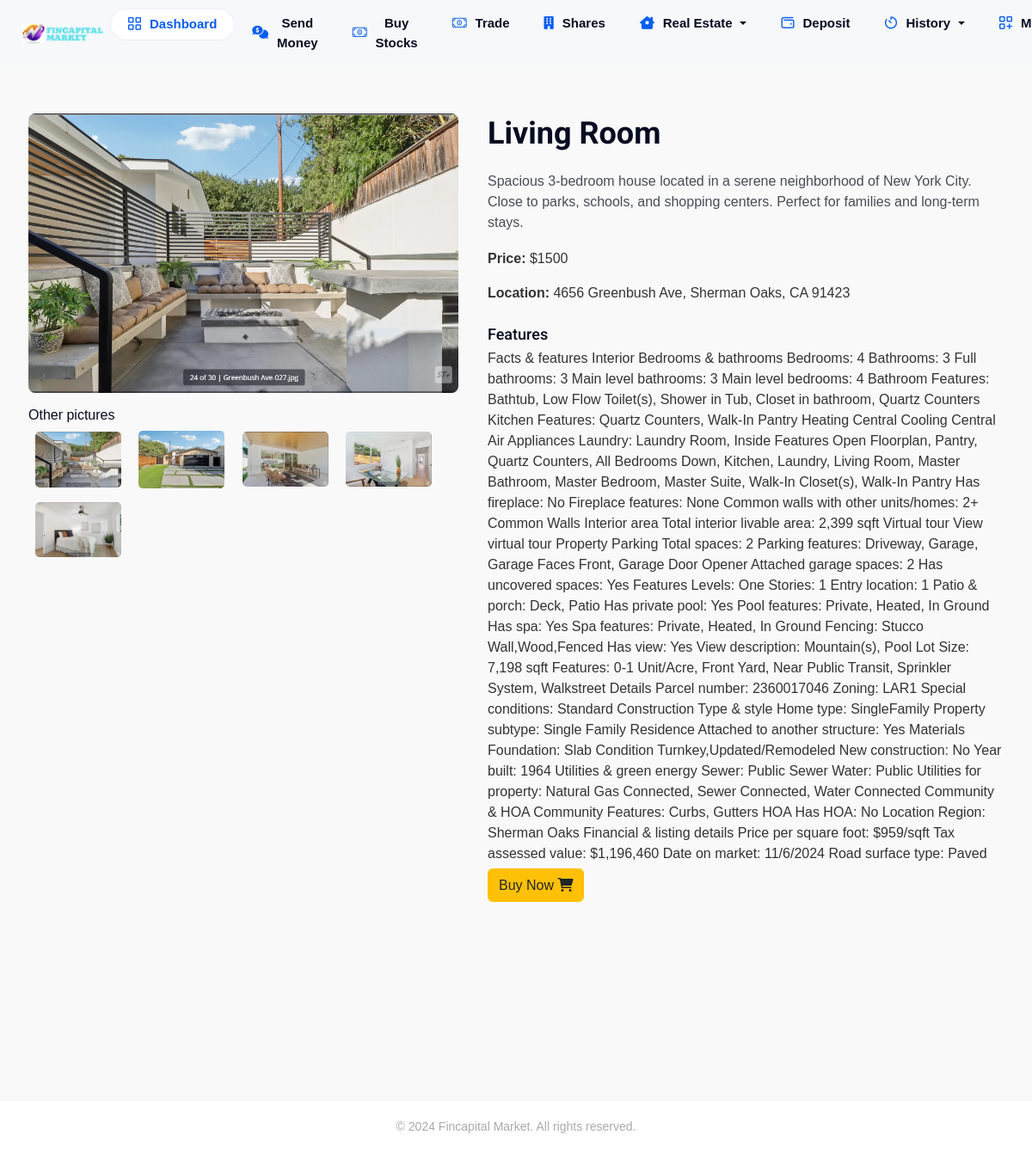
Page /houserentinfo/1 (signed in) on the committed database.
### userapp/models.py (models this page shows, shortened)
class Houseforrent(models.Model):
    name = models.CharField(max_length=100)
    location = models.CharField(max_length=100)
    price = models.IntegerField(default=1000)
    description = models.TextField(max_length=10000, default='mmml')
    features = models.TextField(max_length=10000)
    main_picture = models.FileField(upload_to='houseforrent/main_pictures/')  # Main display picture
    rentother_pictures = models.ManyToManyField('HouseforrentPictures', related_name='houses')  # Fixed reference

class HouseforrentPictures(models.Model):
    picture = models.FileField(upload_to='houseforrent/rentother_pictures/')  # Store multiple pictures

### userapp/views.py (the view)
# urls.py: path('houserentinfo/<str:id>',views.houserentinfo, name='houserentinfo'),
@login_required
def houserentinfo(request, id):
   x = Houseforrent.objects.get(id=id)
   return render(request,'user/houserentinfo.html', locals())

### userapp/context_processors.py (called while the page is built)
def notifications_processor(request):
    notif = None  # Initialize notifications as None
    if request.user.is_authenticated:  # Check if the user is logged in
        try:
            notif = notification.objects.filter(user=request.user)
        except notification.DoesNotExist:
            notif = None
    return {'notifications': notif}  # Return notifications to be available globally

### template/user/houserentinfo.html (shortened to what this page needs)
{% extends 'user/base.html' %}
{% load static %}
{% block content %}
    <main class="product-details">
        <section class="image-gallery">
            <img id="main-image" src="{{x.main_picture.url}}" alt="Main House Image">
            <div class="thumbnails">
                <h6 class="mt-3">Other pictures</h6>
                <img src="{{x.main_picture.url}}" alt="other images" onclick="changeImage('{{x.main_picture.url}}')">
                {% for picture in x.rentother_pictures.all %}
                <img src="{{ picture.picture.url }}" alt="other images" onclick="changeImage('{{ picture.picture.url }}')">
                {% endfor %}
            </div>
        </section>
        <section class="house-info">
            <h2>{{x.name}}</h2>
            <p>{{x.description}}.</p>
            <div class="features">
                <ul>
                    <li><strong>Price:</strong> ${{x.price}}</li>
                    <li><strong>Location:</strong> {{x.location}}</li>
                    <li></li><h5>Features</h5></li>
                    {{x.features}}
                </ul>
            </div>
            <div class="buy" style="display: flex;justify-content: left;margin-bottom: 3rem;width: 100%;margin-top: 5px;">
                <a href="/houserentpay/{{x.id}}" class="btn bg-warning">Buy Now <i class="fa-solid fa-cart-shopping"></i></a>
            </div>
        </section>
    </main>
{% endblock %}

### static/assets/themes/light/css/style.css (style rules this page uses)
:root { --body-font: "Jost", sans-serif; --heading-font: "Jost", sans-serif; --primary-color: #98b11f; --heading-color: #26282C; --black: #26282C; --grayish-blue: #929cbf; --white: #ffffff; --soft-blue: #C1BFFD; --grayish-violet: #f5f4f7; --btn-hover-bg: #839B1B; --soft-green: #ccf888; --soft-red: #d82a68; --lime-gray: #d0d0d0; --vivid-orange: #fb6116; --orange: #ff9a00; --orange-opacity-low: rgba(255, 153, 0, 0.3); --yellow: #fcc013; --input-color: #F5F4F7; --primary-color-opacity-low: rgba(152, 177, 31, 0.1); --soft-red-opacity-low: rgba(216, 42, 103, 0.1); --bg-color1: rgba(152, 177, 31, 0.1); --bg-color2: #F1F3F4; --bg-color3: #152748; --bg-color4: #273c57; --body-color: #474D57; --border-color1: #f2f2f2; --border-color2: #e1e1e1; --border-color3: rgb(51, 104, 250, 0.1); --shadow1: 0px 3px 5px 0px rgba(0, 0, 0, 0.10); --shadow2: 0px 0px 5px 0px rgba(0, 0, 0, 0.10); --shadow3: 5px 5px 20px rgba(54, 97, 252, .15); --shadow4: 5px 5px 20px rgb(152 177 31 / 15%); --transition: all .3s ease-in-out; }
*, *::after, *::before { box-sizing: border-box; padding: 0; margin: 0; }
ul, ol { list-style: none; margin: 0; padding: 0; }
body { font-family: var(--body-font); line-height: 1.5; color: var(--body-color); font-size: 16px; overflow-x: hidden; background-color: var(--white); }
html { scroll-behavior: smooth; overflow-x: hidden; }
p { color: #474D57; margin-bottom: 10px; line-height: 1.5; }
h1, h2, h3, h4, h5 { font-family: var(--heading-font); font-weight: 500; line-height: 1.3; color: var(--heading-color); }
h2 { font-size: 36px; text-transform: capitalize; margin-bottom: 15px; font-weight: 500; color: var(--heading-color); }
h5 { font-size: 20px; margin-bottom: 5px; font-weight: 500; }
h6 { font-size: 18px; line-height: 25px; font-weight: 500; margin-bottom: 0; color: var(--heading-color); }
img { max-width: 100%; height: auto; }
section { padding: 100px 0; }
@media (max-width: 1400px) { h5 { font-size: 18px; } }

### template/user/houserentinfo.html (style rules this page uses)
body { font-family: Arial, sans-serif; margin: 0; padding: 0; background-color: #f9f9f9; }
main { display: flex; justify-content: space-around; padding: 2rem; background-color: transparent; gap: 2rem; }
.image-gallery { max-width: 500px; }
.image-gallery img { width: 100%; border-radius: 8px; }
.thumbnails img { width: 100px; cursor: pointer; margin: 0.5rem; border-radius: 5px; }
.house-info { max-width: 600px; }
.features ul { list-style: none; padding: 0; }
.features li { padding: 0.5rem 0; }

### rows in the picture
Houseforrent: main_picture (picture), name "Living Room", description "Spacious 3-bedroom house located in a serene neighborhood of New York City. Close to parks, schools, and shopping centers. Perfect for families and long-term stays", price "1500", location "4656 Greenbush Ave, Sherman Oaks, CA 91423", features "Facts & features Interior Bedrooms & bathrooms Bedrooms: 4 Bathrooms: 3 Full bathrooms: 3 Main level bathrooms: 3 Main level bedrooms: 4 Bathroom Features: Bathtub, Low Flow Toilet(s), Shower in Tub, Closet in bathroom, Quartz Counters Kitchen Features: Quartz Counters, Walk-In Pantry Heating Central Cooling Central Air Appliances Laundry: Laundry Room, Inside Features Open Floorplan, Pantry, Quartz Counters, All Bedrooms Down, Kitchen, Laundry, Living Room, Master Bathroom, Master Bedroom, Master Suite, Walk-In Closet(s), Walk-In Pantry Has fireplace: No Fireplace features: None Common walls with other units/homes: 2+ Common Walls Interior area Total interior livable area: 2,399 sqft…"
HouseforrentPictures: picture (picture)
HouseforrentPictures: picture (picture)
HouseforrentPictures: picture (picture)
HouseforrentPictures: picture (picture)
